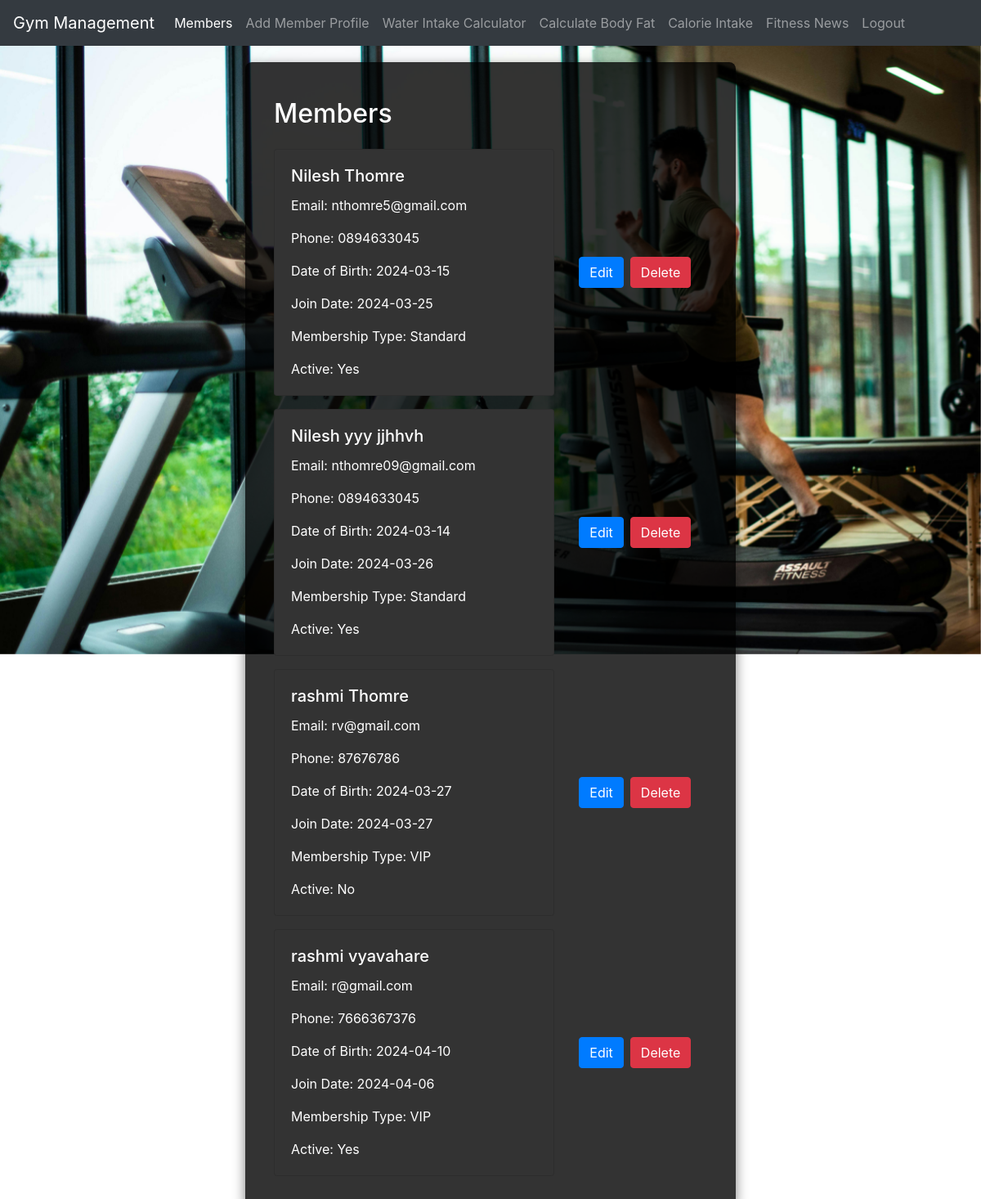
Page /members/ (signed in) on the committed database.
### members/models.py (models this page shows, shortened)
class MemberProfile(models.Model):
    first_name = models.CharField(max_length=100)
    last_name = models.CharField(max_length=100)
    email = models.EmailField(unique=True)
    phone = models.CharField(max_length=15, blank=True)
    date_of_birth = models.DateField(null=True, blank=True)
    join_date = models.DateField(auto_now_add=True)
    membership_type = models.CharField(max_length=10, choices=MEMBERSHIP_CHOICES, default='standard')
    active = models.BooleanField(default=True)
    @property
    def full_name(self):
        return f"{self.first_name} {self.last_name}"

### members/views.py (the view)
# urls.py: path('', lambda request: redirect('member_list', permanent=False)),
@login_required(login_url='login')
def member_list(request):
    member_profiles = MemberProfile.objects.all()
    return render(request, 'members/member_list.html', {'members': member_profiles})

### members/templates/members/member_list.html
{% extends "base.html" %}
{% block content %}
<div class="container mt-4">
    <h2 class="mb-4">Members</h2>
    {% for member_profile in members %}
    <div class="row mb-3">
        <div class="col-md-8">
            <div class="card">
                <div class="card-body">
                    <h5 class="card-title">{{ member_profile.full_name }}</h5>
                    <p class="card-text">Email: {{ member_profile.email }}</p>
                    <p class="card-text">Phone: {{ member_profile.phone }}</p>
                    <p class="card-text">Date of Birth: {{ member_profile.date_of_birth|date:"Y-m-d" }}</p>
                    <p class="card-text">Join Date: {{ member_profile.join_date|date:"Y-m-d" }}</p>
                    <p class="card-text">Membership Type: {{ member_profile.get_membership_type_display }}</p>
                    <p class="card-text">Active: {{ member_profile.active|yesno:"Yes,No" }}</p>
                </div>
            </div>
        </div>
        <div class="col-md-4 d-flex align-items-center">
            <a href="{% url 'edit_member' member_profile.id %}" class="btn btn-primary mr-2">Edit</a>
            <a href="{% url 'delete_member' member_profile.id %}" class="btn btn-danger" onclick="return confirm('Are you sure?');">Delete</a>
        </div>
    </div>
    {% empty %}
    <div class="alert alert-info" role="alert">
        No members found.
    </div>
    {% endfor %}
</div>
{% endblock %}

### members/templates/base.html (shortened to what this page needs)
<!DOCTYPE html>
<html lang="en">
<head>
    <link rel="stylesheet" href="https://stackpath.bootstrapcdn.com/bootstrap/4.5.2/css/bootstrap.min.css">
    {% load static %}
</head>
<body>
<nav class="navbar navbar-expand-lg navbar-dark bg-dark fixed-top">
    <a class="navbar-brand" href="{% url 'homepage' %}">Gym Management</a>
    <div class="collapse navbar-collapse" id="navbarNav">
        <ul class="navbar-nav">
            <li class="nav-item active">
                <a class="nav-link" href="{% url 'member_list' %}">Members<span class="sr-only">(current)</span></a>
            </li>
            <li class="nav-item">
                <a class="nav-link" href="{% url 'add_member_profile' %}">Add Member Profile</a>
            </li>
            <li class="nav-item">
                <a class="nav-link" href="{% url 'water_intake' %}">Water Intake Calculator</a>
            </li>
            <li class="nav-item">
                <a class="nav-link" href="{% url 'calculate_body_fat' %}">Calculate Body Fat</a>
            </li>
            <li class="nav-item">
                <a class="nav-link" href="{% url 'calorie_intake' %}">Calorie Intake</a>
            </li>
            <li class="nav-item">
                <a class="nav-link" href="{% url 'fitness_news' %}">Fitness News</a>
            </li>
        </ul>
         <ul class="navbar-nav">
            {% if user.is_authenticated %}
                <li class="nav-item">
                    <a class="nav-link" href="{% url 'logout' %}">Logout</a>
                </li>
            {% endif %}
        </ul>
    </div>
</nav>
<div id="carouselExampleIndicators" class="carousel slide" data-ride="carousel">
</div>
<div class="content-container">
    <div class="form-container">
        {% block content %}{% endblock %}
    </div>
</div>
</body>
</html>

### members/templates/base.html (style rules this page uses)
body, html { margin: 0; padding: 0; height: 100%; }
body { padding-top: 56px; }
.card { background-color: #333; color: white; }
.carousel, .carousel-item, .carousel-item img { position: fixed; top: 0; left: 0; width: 100%; height: 100vh; object-fit: cover; z-index: -1; }
.content-container { position: relative; z-index: 20; display: flex; justify-content: center; align-items: center; min-height: 100vh; }
.form-container { background-color: rgba(0, 0, 0, 0.8); color: white; padding: 20px; border-radius: 8px; margin: 20px auto; box-shadow: 0 5px 15px rgba(0, 0, 0, 0.5); width: 100%; max-width: 600px; }
nav { z-index: 30; }

### rows in the picture
MemberProfile: full_name "Nilesh Thomre", email "nthomre5@gmail.com", phone "0894633045", date_of_birth "2024-03-15", join_date "2024-03-25", membership_type "Standard", active "Yes"
MemberProfile: full_name "Nilesh yyy jjhhvh", email "nthomre09@gmail.com", phone "0894633045", date_of_birth "2024-03-14", join_date "2024-03-26", membership_type "Standard", active "Yes"
MemberProfile: full_name "rashmi Thomre", email "rv@gmail.com", phone "87676786", date_of_birth "2024-03-27", join_date "2024-03-27", membership_type "VIP", active "No"
MemberProfile: full_name "rashmi vyavahare", email "r@gmail.com", phone "7666367376", date_of_birth "2024-04-10", join_date "2024-04-06", membership_type "VIP", active "Yes"
